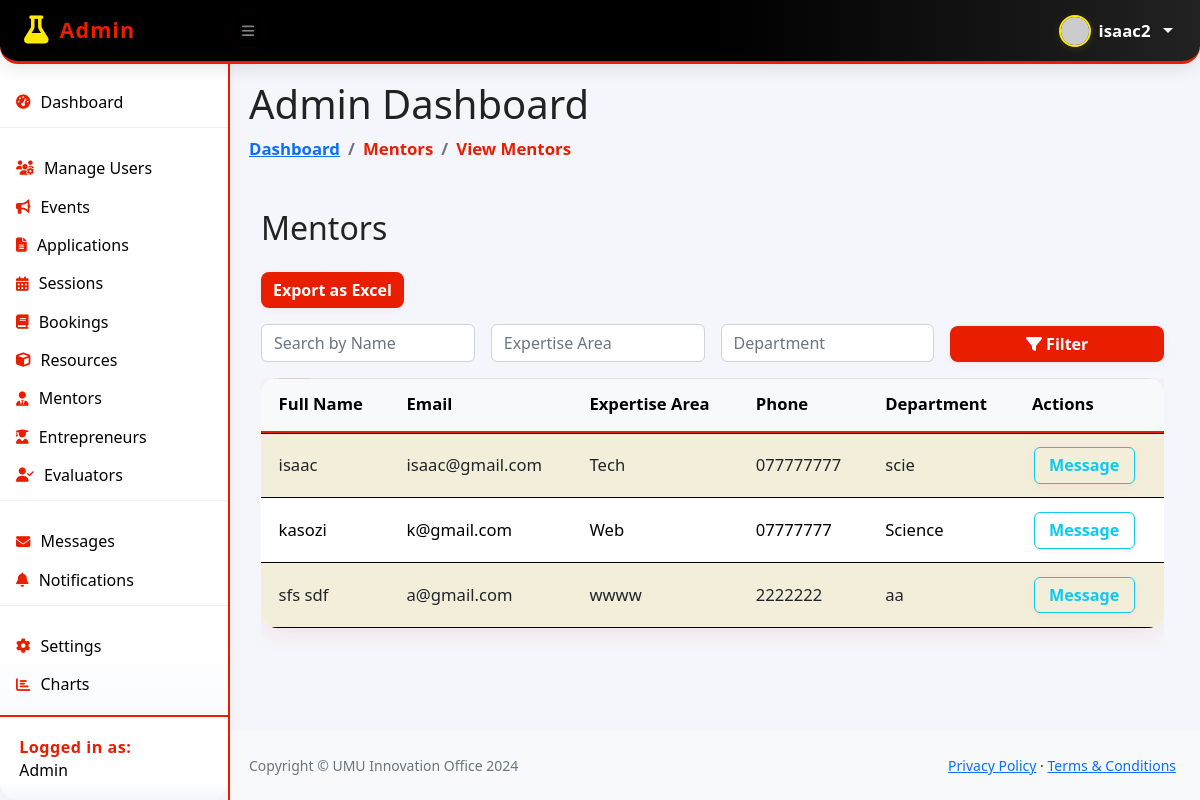
The page /mentors_admin.php (signed in) on the database as committed earlier.
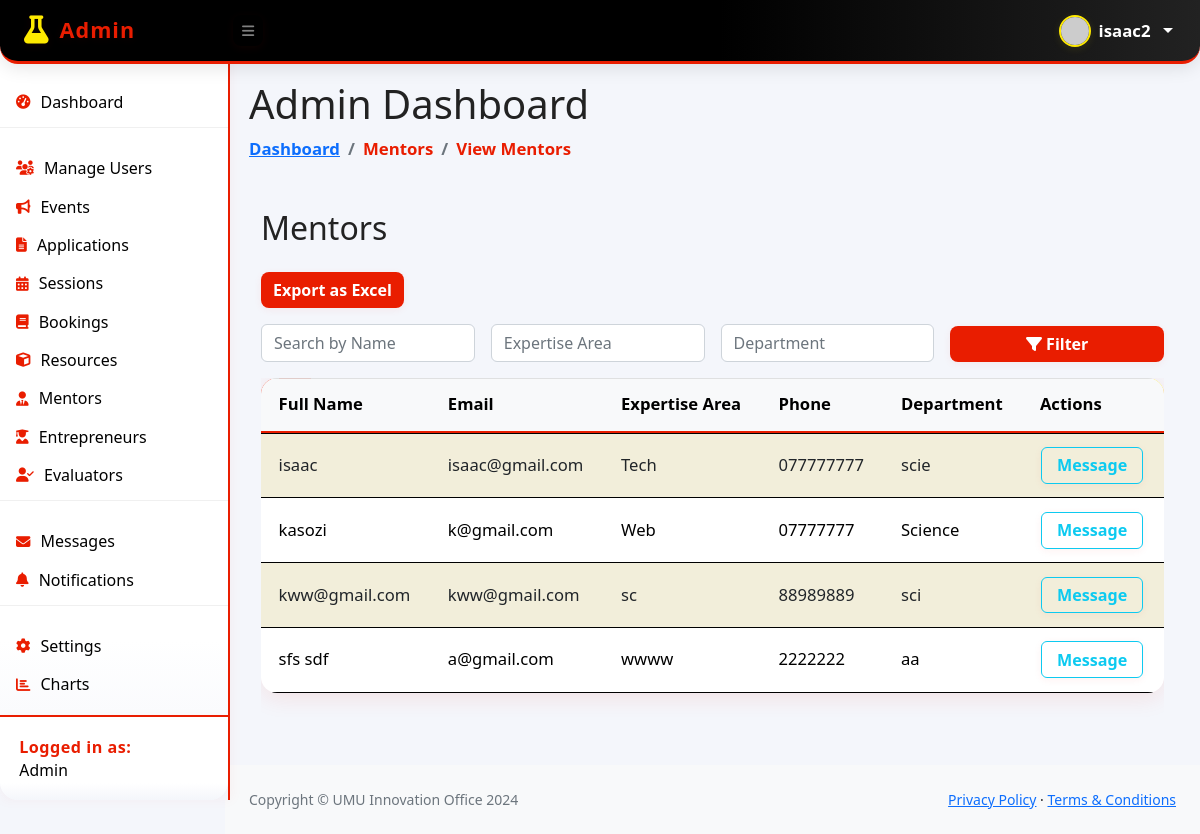
The same page on the database as committed later.
### tables this page shows
CREATE TABLE `mentors` (
  `mentor_id` int(11) NOT NULL,
  `full_name` varchar(100) DEFAULT NULL,
  `email` varchar(100) DEFAULT NULL,
  `expertise_area` varchar(100) DEFAULT NULL,
  `phone` varchar(20) DEFAULT NULL,
  `assigned_department` varchar(100) DEFAULT NULL,
  `user_id` int(11) DEFAULT NULL
);

### mentors_admin.php (the view, shortened to what the changed rows need)
<?php
require_once 'db.php';
$conn = new mysqli($host, $user, $password, $dbname);
$where = [];
$where_sql = $where ? ('WHERE ' . implode(' AND ', $where)) : '';
$mentors = $conn->query("SELECT mentor_id, full_name, email, expertise_area, phone, assigned_department FROM mentors $where_sql ORDER BY full_name");
$breadcrumb_items = ['Mentors', 'View Mentors'];
?>
<div class="container my-5">
    <h2 class="mb-4">Mentors</h2>
    <div class="table-responsive">
        <table id="dataTable" class="table table-bordered table-striped table-sm align-middle">
            <thead class="table-light">
                <tr>
                    <th>Full Name</th>
                    <th>Email</th>
                    <th>Expertise Area</th>
                    <th>Phone</th>
                    <th>Department</th>
                    <th>Actions</th>
                </tr>
            </thead>
            <tbody>
                <?php if ($mentors && $mentors->num_rows > 0): while($m = $mentors->fetch_assoc()): ?>
                <tr>
                    <td><?= htmlspecialchars($m['full_name']) ?></td>
                    <td><?= htmlspecialchars($m['email']) ?></td>
                    <td><?= htmlspecialchars($m['expertise_area']) ?></td>
                    <td><?= htmlspecialchars($m['phone']) ?></td>
                    <td><?= htmlspecialchars($m['assigned_department']) ?></td>
                    <td>
                        <button class="btn btn-outline-info btn-sm" data-bs-toggle="modal" data-bs-target="#messageModal<?= $m['mentor_id'] ?>">Message</button>
                    </td>
                </tr>
                <?php endwhile; else: ?>
                <tr><td colspan="6" class="text-center text-muted">No mentors found.</td></tr>
                <?php endif; ?>
            </tbody>
        </table>
    </div>
</div>
<?php
$page_content = ob_get_clean();
include __DIR__ . '/dist/template_admin.php';

### dist/template_admin.php (shortened to what the changed rows need)
<!DOCTYPE html>
<html lang="en">
<head>
    <link href="https://cdn.jsdelivr.net/npm/simple-datatables@7.1.2/dist/style.min.css" rel="stylesheet" />
    <link href="/system2/dist/css/styles.css" rel="stylesheet" />
    <link href="/system2/dist/css/admin-custom.css" rel="stylesheet" />
    <link rel="stylesheet" href="https://cdnjs.cloudflare.com/ajax/libs/font-awesome/6.3.0/css/all.min.css" />
</head>
<body class="sb-nav-fixed">
    <div id="layoutSidenav">
        <div id="layoutSidenav_content">
            <main>
                <div class="container-fluid px-4">
                    <h1 class="mt-4">Admin Dashboard</h1>
                    <ol class="breadcrumb mb-4">
                        <li class="breadcrumb-item"><a href="admin_dashboard.php">Dashboard</a></li>
                        <?php if (isset($breadcrumb_items)): ?>
                            <?php foreach ($breadcrumb_items as $item): ?>
                                <li class="breadcrumb-item"> <?= $item ?> </li>
                            <?php endforeach; ?>
                        <?php endif; ?>
                    </ol>
                    <?php if (isset($page_content)): ?>
                        <?= $page_content ?>
                    <?php endif; ?>
                </div>
            </main>
        </div>
    </div>
</body>
</html>

Rows that differ between the two databases and show on the page:
added mentors: full_name "kww@gmail.com", email "kww@gmail.com", expertise_area "sc", phone "88989889", assigned_department "sci"
